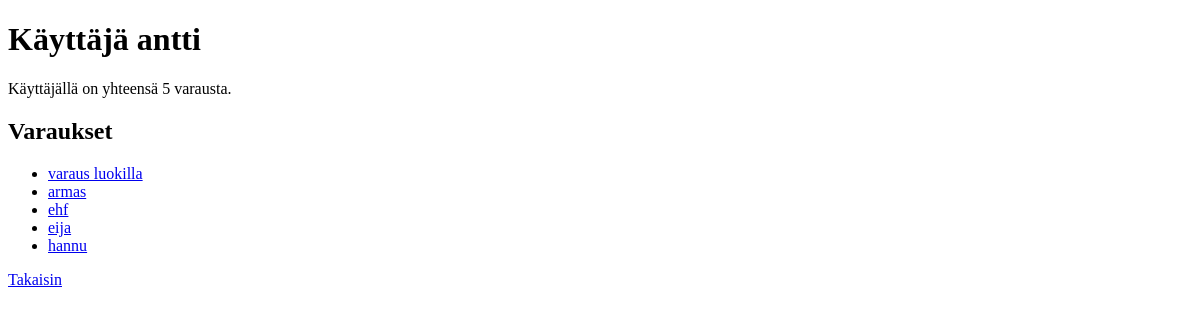
The page /user/1 on the database as committed earlier.
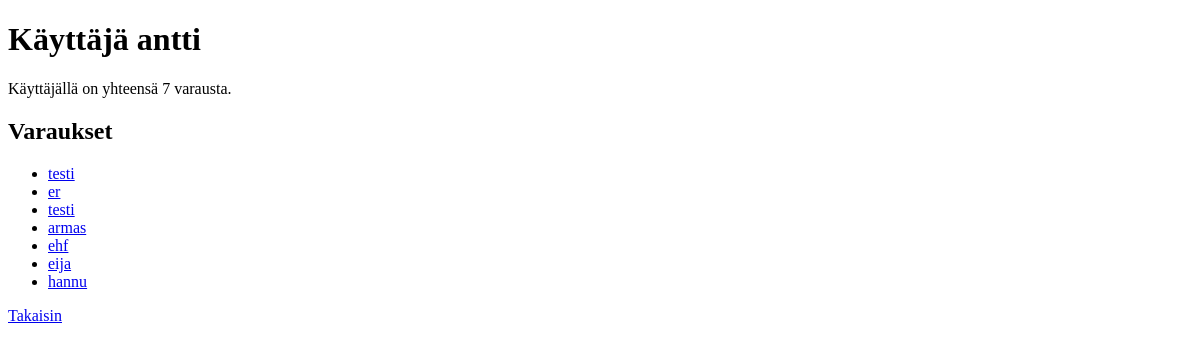
The same page on the database as committed later.
### tables this page shows
CREATE TABLE reservations (
    id INTEGER PRIMARY KEY,
    name TEXT,
    amount TEXT,
    time INTEGER,
    cat TEXT,
    user_id INTEGER REFERENCES users
);

### app.py (the view)
@app.route("/user/<int:user_id>")
def show_user(user_id):
    user = users.get_user(user_id)
    if not user:
        abort(404)
    reservations = users.get_reservations(user_id)
    return render_template("show_user.html", user=user, reservations=reservations)

### db.py (called while the page is built)
def get_connection():
    con = sqlite3.connect("database.db")
    con.execute("PRAGMA foreign_keys = ON")
    con.row_factory = sqlite3.Row
    return con

def query(sql, params=[]):
    con = get_connection()
    result = con.execute(sql, params).fetchall()
    con.close()
    return result

### users.py (called while the page is built)
def get_user(user_id):
    sql = "SELECT id, username FROM users WHERE id = ?"
    result = db.query(sql, [user_id])
    return result[0] if result else None

def get_reservations(user_id):
    sql = "SELECT id, name FROM reservations WHERE user_id = ? ORDER BY id DESC"
    return db.query(sql, [user_id])

### templates/show_user.html (shortened to what this page needs)
<!DOCTYPE html>
<html>
<head>
</head>
<body>
    <h1>Käyttäjä {{ user.username }}</h1>
    <p>
        Käyttäjällä on yhteensä {{ reservations | count }} varausta.
    </p>
    <h2>Varaukset</h2>
    <ul>
        {% for reservation in reservations %}
        <li><a href="/reservation/{{ reservation.id }}">{{ reservation.name }}</a></li>
        {% endfor %}
    </ul>
    <p>
      <a href="/">Takaisin</a>
    </p>
</body>
</html>

Rows that differ between the two databases and show on the page:
removed reservations: name "varaus luokilla"
added reservations: name "testi"
added reservations: name "er"
added reservations: name "testi"
Other text that changed with them:
{{ reservations | count }}: "5" → "7"
